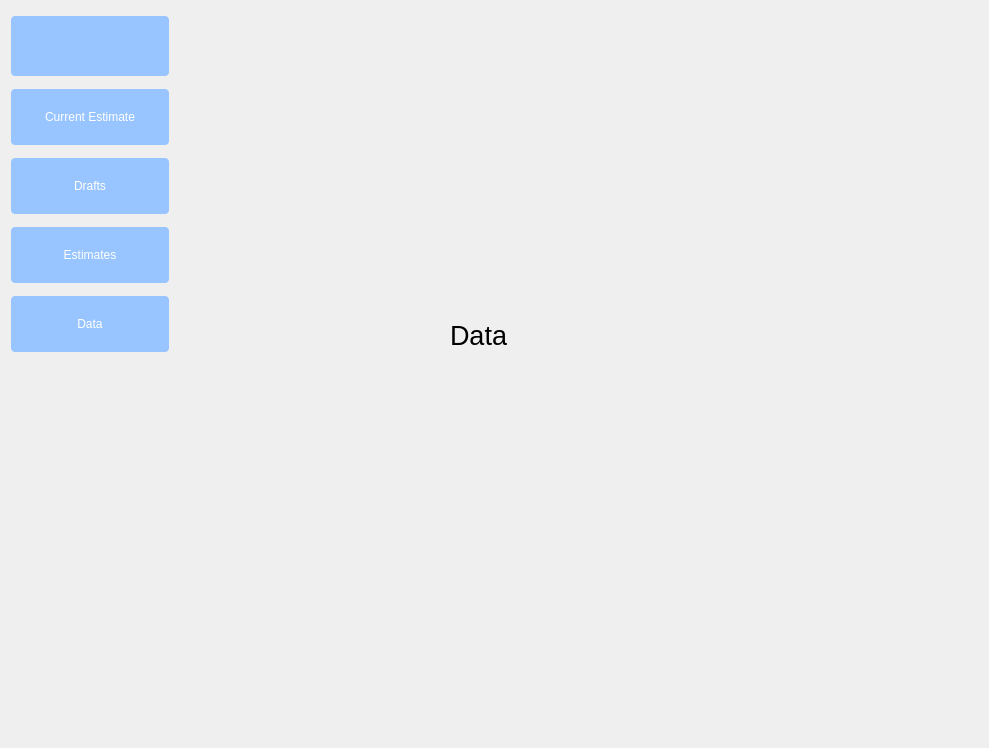
<?xml version="1.0" encoding="UTF-8"?>
<ui version="4.0">
 <class>MainWindow</class>
 <widget class="QMainWindow" name="MainWindow">
  <property name="geometry">
   <rect>
    <x>0</x>
    <y>0</y>
    <width>989</width>
    <height>748</height>
   </rect>
  </property>
  <property name="windowTitle">
   <string>MainWindow</string>
  </property>
  <property name="styleSheet">
   <string notr="true">QPushButton {
    background: rgb(152, 197, 255);
    color: white;
    border: none;
    padding: 5px 10px;
    border-radius: 4px;
    outline: none;
	margin: 1px;
	box-shadow: none;
	padding: 8px;
    min-height: 40px;
	fontsize: 12px;
}

QPushButton:hover {
    background: rgb(124, 177, 255);
}

QPushButton:pressed {
    background: rgb(152, 197, 255);
}

QWidget#containerWidget {
    background: transparent;
}
</string>
  </property>
  <widget class="QWidget" name="centralwidget">
   <widget class="QStackedWidget" name="stackedWidget">
    <property name="geometry">
     <rect>
      <x>180</x>
      <y>20</y>
      <width>791</width>
      <height>721</height>
     </rect>
    </property>
    <property name="sizePolicy">
     <sizepolicy hsizetype="Preferred" vsizetype="Preferred">
      <horstretch>3</horstretch>
      <verstretch>3</verstretch>
     </sizepolicy>
    </property>
    <property name="mouseTracking">
     <bool>false</bool>
    </property>
    <property name="styleSheet">
     <string notr="true"/>
    </property>
    <property name="currentIndex">
     <number>3</number>
    </property>
    <widget class="QWidget" name="page_current_estimate">
     <widget class="QLabel" name="label">
      <property name="geometry">
       <rect>
        <x>280</x>
        <y>270</y>
        <width>301</width>
        <height>81</height>
       </rect>
      </property>
      <property name="font">
       <font>
        <pointsize>20</pointsize>
       </font>
      </property>
      <property name="text">
       <string>Current Estimate</string>
      </property>
     </widget>
    </widget>
    <widget class="QWidget" name="page_drafts">
     <widget class="QLabel" name="label_2">
      <property name="geometry">
       <rect>
        <x>270</x>
        <y>210</y>
        <width>201</width>
        <height>101</height>
       </rect>
      </property>
      <property name="font">
       <font>
        <pointsize>20</pointsize>
       </font>
      </property>
      <property name="text">
       <string>Drafts</string>
      </property>
     </widget>
    </widget>
    <widget class="QWidget" name="page_estimates">
     <widget class="QLabel" name="label_3">
      <property name="geometry">
       <rect>
        <x>260</x>
        <y>280</y>
        <width>281</width>
        <height>81</height>
       </rect>
      </property>
      <property name="font">
       <font>
        <pointsize>20</pointsize>
       </font>
      </property>
      <property name="text">
       <string>Estimates</string>
      </property>
     </widget>
    </widget>
    <widget class="QWidget" name="page_data">
     <widget class="QLabel" name="label_4">
      <property name="geometry">
       <rect>
        <x>270</x>
        <y>280</y>
        <width>261</width>
        <height>71</height>
       </rect>
      </property>
      <property name="font">
       <font>
        <pointsize>20</pointsize>
       </font>
      </property>
      <property name="text">
       <string>Data</string>
      </property>
     </widget>
    </widget>
   </widget>
   <widget class="QWidget" name="verticalLayoutWidget">
    <property name="geometry">
     <rect>
      <x>10</x>
      <y>10</y>
      <width>160</width>
      <height>353</height>
     </rect>
    </property>
    <layout class="QVBoxLayout" name="verticalLayout">
     <item>
      <widget class="QPushButton" name="pushButton">
       <property name="mouseTracking">
        <bool>false</bool>
       </property>
       <property name="contextMenuPolicy">
        <enum>Qt::DefaultContextMenu</enum>
       </property>
       <property name="styleSheet">
        <string notr="true">QPushButton {
    background-image: url(C:/Users/aleks/calculating_estimate/design/icon_menu.svg); 
    background-repeat: no-repeat;                  /* Не повторять изображение */
    background-position: center;                  /* Центрировать */
    border: none;                                /* Убрать стандартную рамку */
    padding: 10px;                              /* Отступы для текста */
    color: white;                              /* Цвет текста */
}</string>
       </property>
       <property name="autoExclusive">
        <bool>false</bool>
       </property>
      </widget>
     </item>
     <item>
      <widget class="QPushButton" name="pushButton_current_estimate">
       <property name="autoFillBackground">
        <bool>false</bool>
       </property>
       <property name="styleSheet">
        <string notr="true"/>
       </property>
       <property name="text">
        <string>Current Estimate</string>
       </property>
       <property name="checkable">
        <bool>false</bool>
       </property>
       <property name="flat">
        <bool>true</bool>
       </property>
      </widget>
     </item>
     <item>
      <widget class="QPushButton" name="pushButton_drafts">
       <property name="text">
        <string>Drafts</string>
       </property>
      </widget>
     </item>
     <item>
      <widget class="QPushButton" name="pushButton_estimates">
       <property name="text">
        <string>Estimates</string>
       </property>
      </widget>
     </item>
     <item>
      <widget class="QPushButton" name="pushButton_data">
       <property name="cursor">
        <cursorShape>ArrowCursor</cursorShape>
       </property>
       <property name="text">
        <string>Data</string>
       </property>
      </widget>
     </item>
    </layout>
   </widget>
  </widget>
 </widget>
 <resources/>
 <connections/>
</ui>
